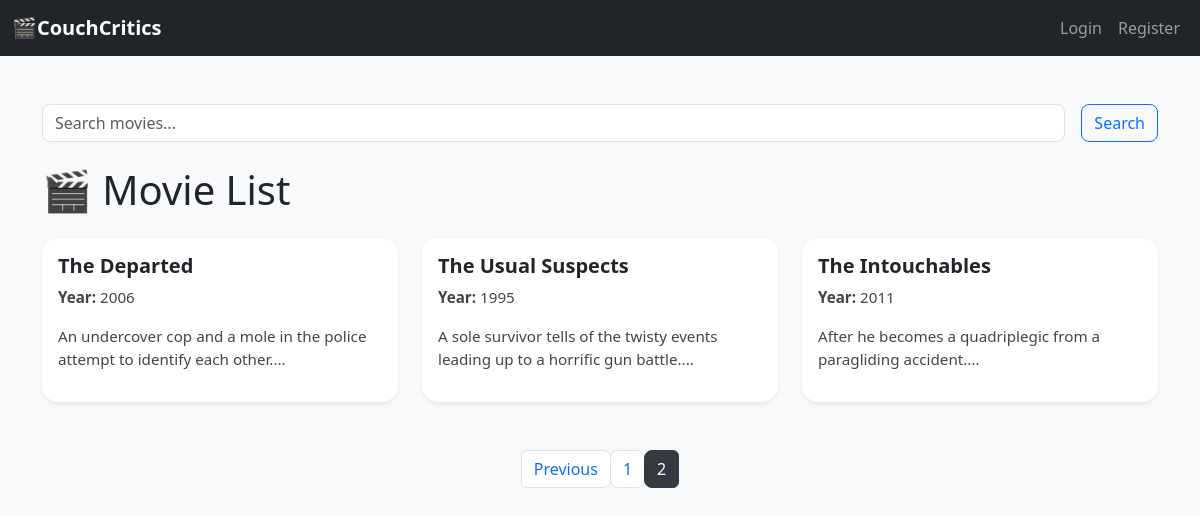
The page /?page=2&q= on the database its author committed.
### tables this page shows
CREATE TABLE movies (
    Series_Title TEXT,
    Released_Year INTEGER,
    Certificate TEXT,
    Runtime INTEGER,
    Genre TEXT,
    IMDB_Rating REAL,
    Overview TEXT,
    Meta_score INTEGER,
    Director TEXT,
    Star1 TEXT,
    Star2 TEXT,
    Star3 TEXT,
    Star4 TEXT,
    No_of_Votes INTEGER,
    Gross INTEGER
);

### app.py (the view)
@app.route("/")
def index():
    query = request.args.get("q", "").strip().lower()
    all_movies = load_all_movies()
    if query:
        all_movies = [m for m in all_movies if query in m["Series_Title"].lower()]
    page = int(request.args.get("page", 1))
    per_page = 9
    total = len(all_movies)
    total_pages = (total + per_page - 1) // per_page
    start = (page - 1) * per_page
    end = start + per_page
    paginated = all_movies[start:end]
    return render_template("index.html", movies=paginated, page=page, total_pages=total_pages, query=query)

### modules/movie.py (called while the page is built)
def load_all_movies():
    conn = sqlite3.connect(DB_PATH)
    conn.row_factory = sqlite3.Row
    c = conn.cursor()
    c.execute("SELECT * FROM movies")
    movies = c.fetchall()
    conn.close()
    return [dict(row) for row in movies]

### templates/index.html (shortened to what this page needs)
{% extends "layout.html" %}
{% block content %}
<form class="d-flex mb-4" method="GET" action="{{ url_for('index') }}">
    <input class="form-control me-2" type="search" name="q" placeholder="Search movies..."
           value="{{ request.args.get('q', '') }}">
    <button class="btn btn-outline-primary ms-2" type="submit">Search</button>
</form>
<h1 class="mb-4">🎬 Movie List</h1>
<div class="row">
    {% for movie in movies %}
    <div class="col-md-4 mb-4 d-flex">
        <div class="card shadow-sm h-100 w-100 border-0 rounded-4">
            <div class="card-body position-relative">
                <h5 class="card-title">{{ movie.Series_Title }}</h5>
                <p class="card-text"><strong>Year:</strong> {{ movie.Released_Year }}</p>
                <p class="card-text">{{ movie.Overview[:100] }}...</p>
            </div>
        </div>
    </div>
    {% endfor %}
    {% if total_pages > 1 %}
    <nav aria-label="Page navigation">
        <ul class="pagination justify-content-center mt-4">
            {% if page > 1 %}
            <li class="page-item">
                <a class="page-link" href="{{ url_for('index', page=page-1, q=query) }}">Previous</a>
            </li>
            {% endif %}
            {% for p in range(1, total_pages+1) %}
            <li class="page-item {% if p == page %}active{% endif %}">
                <a class="page-link" href="{{ url_for('index', page=p, q=query) }}">{{ p }}</a>
            </li>
            {% endfor %}
        </ul>
    </nav>
    {% endif %}
</div>
{% endblock %}

### templates/layout.html (style rules this page uses)
body { font-family: 'Segoe UI', sans-serif; background-color: #f8f9fa; }
.card-title { font-weight: 600; }
.card-text { font-size: 0.95rem; color: #444; }
.form-control, .btn { border-radius: 0.5rem; }
.pagination .page-link { border-radius: 0.5rem; }
.pagination .page-item.active .page-link { background-color: #343a40; border-color: #343a40; color: #fff; }

### rows shown on the page
movies: Series_Title "The Departed", Released_Year "2006", Overview "An undercover cop and a mole in the police attempt to identify each other."
movies: Series_Title "The Usual Suspects", Released_Year "1995", Overview "A sole survivor tells of the twisty events leading up to a horrific gun battle."
movies: Series_Title "The Intouchables", Released_Year "2011", Overview "After he becomes a quadriplegic from a paragliding accident."

### other values the page prints
{{ p }} "1" "2"
